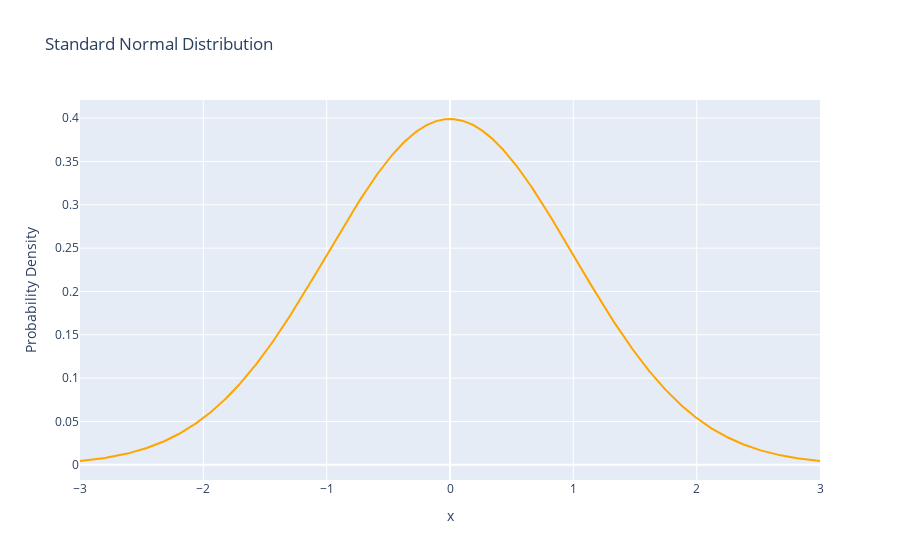

Notebook code for this chart:
### Markdown cell above
From the plot, it is clear that __the standard deviation determines the _spread_ of the probability distribution and the mean determines the _centre_ location of the distribution.__ This makes sense, as the mean being a measure of central tendency, is the most likely value to occur, and the further away from it, the less likely values are to occur. The same logic can be applied to the standard deviation: if you, on average, are further away from the mean (hence a larger standard deviation), there is a larger probability of observing values further from the mean. An imporant subsection of this is known as the __standard normal distribution__, which follows the distribution $X \sim N(0, 1)$.

### Code cell
# Parameter values
mean = 0
std = 1
x_vals = np.linspace(-3, 3, 1000)
y_vals = normal(x_vals, mean, std)

# Plotting figure
fig = go.Figure()
fig.add_trace(go.Scatter(x=x_vals, y=y_vals, marker_color="orange"))
fig.update_yaxes(title_text="Probability Density")
fig.update_xaxes(title_text="x")
fig.update_layout(title_text="Standard Normal Distribution")
fig.show()

### Figure 1 — Plotly figure (JSON) as saved in the notebook; plotly's stock layout.template omitted (floating-point values rounded to 4 significant figures; data arrays with more than 128 entries replaced by an {"elided": "..."} marker saying what was removed)
{"data": [{"marker": {"color": "orange"}, "type": "scatter", "x": {"elided": "1000 float values"}, "y": {"elided": "1000 float values"}}], "layout": {"title": {"text": "Standard Normal Distribution"}, "xaxis": {"title": {"text": "x"}}, "yaxis": {"title": {"text": "Probability Density"}}}}
